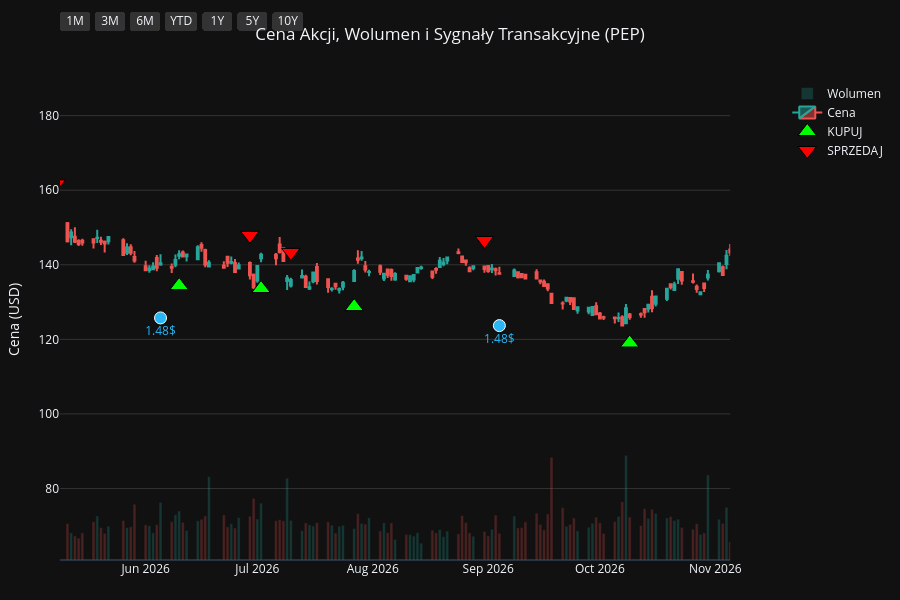
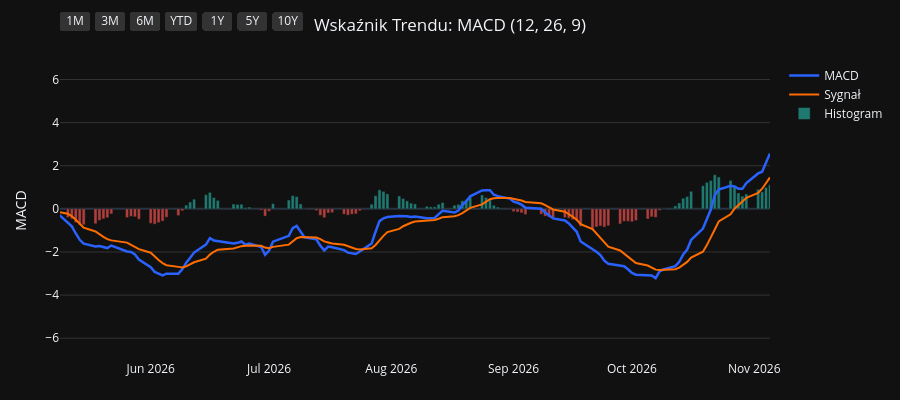
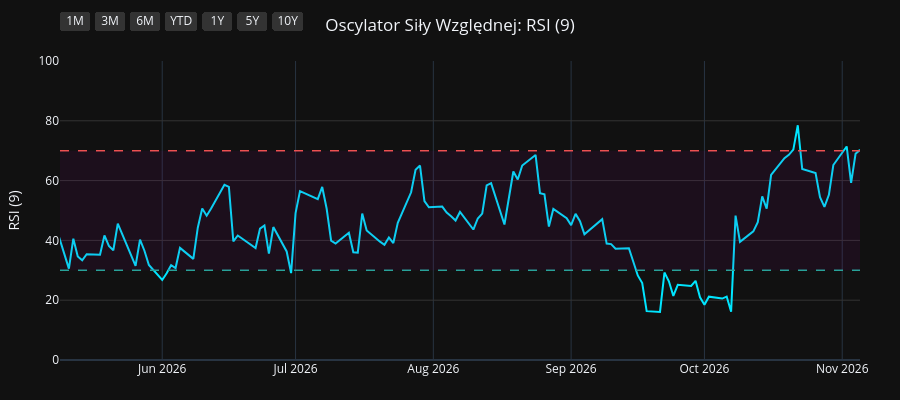
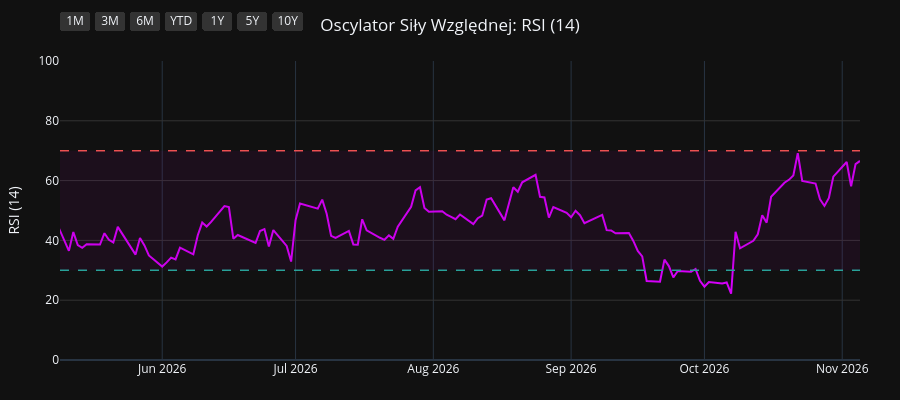

Notebook code cell kept with these figures, in order:
### Code cell
import os
import yfinance as yf
import pandas as pd
import pandas_ta as ta
import plotly.graph_objects as go
from plotly.subplots import make_subplots

# 1. Pobranie i przygotowanie danych
symbol = os.environ.get("STOCK_TICKER", "").strip().upper()
if not symbol:
    raise RuntimeError("Set STOCK_TICKER before running price_extractor.ipynb")
df = yf.Ticker(symbol).history(period="10y")
df.index = df.index.tz_localize(None)

# Wskaźniki i sygnały
df.ta.macd(fast=12, slow=26, signal=9, append=True)
df.ta.rsi(length=9, append=True)
df.ta.rsi(length=14, append=True)
df.ta.rsi(length=21, append=True)
df.dropna(inplace=True)

macd = df['MACD_12_26_9']
signal = df['MACDs_12_26_9']
wczorajszy_macd = macd.shift(1)
wczorajszy_signal = signal.shift(1)

df['Decyzja'] = 'BRAK'
df.loc[(macd > signal) & (wczorajszy_macd <= wczorajszy_signal), 'Decyzja'] = 'KUPUJ'
df.loc[(macd < signal) & (wczorajszy_macd >= wczorajszy_signal), 'Decyzja'] = 'SPRZEDAJ'

df_kupuj = df[df['Decyzja'] == 'KUPUJ']
df_sprzedaj = df[df['Decyzja'] == 'SPRZEDAJ']
df_dywidendy = df[df['Dividends'] > 0]
df_splity = df[df['Stock Splits'] > 0]

# Wspólna konfiguracja osi X
konfiguracja_osi_x = dict(
    type="date",
    showspikes=True, spikemode="across", spikesnap="cursor", spikedash="dot", spikecolor="#ffffff", spikethickness=1, hoverformat="%Y-%m-%d",
    rangeselector=dict(
        buttons=list([
            dict(count=1, label="1M", step="month", stepmode="backward"),
            dict(count=3, label="3M", step="month", stepmode="backward"),
            dict(count=6, label="6M", step="month", stepmode="backward"),
            dict(count=1, label="YTD", step="year", stepmode="todate"),
            dict(count=1, label="1Y", step="year", stepmode="backward"),
            dict(count=5, label="5Y", step="year", stepmode="backward"),
            dict(step="all", label="10Y")
        ]),
        bgcolor="#333333", activecolor="#2962ff", x=0, y=1.1
    )
)

# ==========================================
# WYKRES 1: CENA + WOLUMEN + SYGNAŁY
# ==========================================
fig1 = make_subplots(specs=[[{"secondary_y": True}]])

kolory_wolumenu = ['#26a69a' if row['Close'] >= row['Open'] else '#ef5350' for index, row in df.iterrows()]
fig1.add_trace(go.Bar(x=df.index, y=df['Volume'], marker_color=kolory_wolumenu, opacity=0.25, name='Wolumen'), secondary_y=True)
fig1.add_trace(go.Candlestick(x=df.index, open=df['Open'], high=df['High'], low=df['Low'], close=df['Close'], name='Cena', increasing_line_color='#26a69a', decreasing_line_color='#ef5350'), secondary_y=False)
fig1.add_trace(go.Scatter(x=df_kupuj.index, y=df_kupuj['Low'] * 0.95, customdata=df_kupuj[['Low', 'High']], mode='markers', marker=dict(symbol='triangle-up', size=16, color='#00ff00', line=dict(width=1, color='black')), name='KUPUJ', hovertemplate='KUPUJ<br>Najniższa: %{customdata[0]:.2f}<br>Najwyższa: %{customdata[1]:.2f}<extra></extra>'), secondary_y=False)
fig1.add_trace(go.Scatter(x=df_sprzedaj.index, y=df_sprzedaj['High'] * 1.05, customdata=df_sprzedaj[['Low', 'High']], mode='markers', marker=dict(symbol='triangle-down', size=16, color='#ff0000', line=dict(width=1, color='black')), name='SPRZEDAJ', hovertemplate='SPRZEDAJ<br>Najniższa: %{customdata[0]:.2f}<br>Najwyższa: %{customdata[1]:.2f}<extra></extra>'), secondary_y=False)

if not df_dywidendy.empty:
    fig1.add_trace(go.Scatter(x=df_dywidendy.index, y=df_dywidendy['Low'] * 0.90, mode='markers+text', marker=dict(symbol='circle', size=12, color='#29b6f6', line=dict(width=1, color='white')), text=df_dywidendy['Dividends'].apply(lambda x: f"{x}$"), textposition="bottom center", name='Dywidenda', showlegend=False, hovertemplate='Dywidenda: %{text}<extra></extra>', textfont=dict(color="#29b6f6")), secondary_y=False)
if not df_splity.empty:
                    fig1.add_trace(go.Scatter(x=df_splity.index, y=df_splity['High'], mode='markers+text', marker=dict(symbol='star', size=16, color='#ffee58', line=dict(width=1, color='black')), text=df_splity['Stock Splits'].apply(lambda x: f"{x:g}:1" if x >= 1 else f"1:{1 / x:g}"), textposition="top center", name='Split', hovertemplate='%{text}<extra></extra>', textfont=dict(color="#ffee58")), secondary_y=False)

fig1.update_layout(title=dict(text=f"Cena Akcji, Wolumen i Sygnały Transakcyjne ({symbol})", x=0.5, xanchor='center'), dragmode='pan', xaxis_rangeslider_visible=False, template='plotly_dark', height=600, hovermode='x unified', margin=dict(l=60, r=40, t=60, b=40))
fig1.update_xaxes(**konfiguracja_osi_x)
fig1.update_xaxes(range=[df.index.max() - pd.Timedelta(days=180), df.index.max()])
fig1.update_yaxes(title_text="Cena (USD)", secondary_y=False, gridcolor='#333333')
fig1.update_yaxes(range=[0, df['Volume'].max() * 4], showgrid=False, showticklabels=False, secondary_y=True)
fig1.show(config={'scrollZoom': True})

# ==========================================
# WYKRES 2: WSKAŹNIK MACD
# ==========================================
fig2 = go.Figure()
fig2.add_trace(go.Scatter(x=df.index, y=df['MACD_12_26_9'], line=dict(color='#2962ff', width=2.5), name='MACD'))
fig2.add_trace(go.Scatter(x=df.index, y=df['MACDs_12_26_9'], line=dict(color='#ff6d00', width=2), name='Sygnał'))
kolory_macd = ['#26a69a' if val >= 0 else '#ef5350' for val in df['MACDh_12_26_9']]
fig2.add_trace(go.Bar(x=df.index, y=df['MACDh_12_26_9'], marker_color=kolory_macd, name='Histogram', opacity=0.7))
fig2.update_layout(title=dict(text="Wskaźnik Trendu: MACD (12, 26, 9)", x=0.5, xanchor='center'), dragmode='pan', xaxis_rangeslider_visible=False, template='plotly_dark', height=400, hovermode='x unified', margin=dict(l=60, r=40, t=60, b=40))
fig2.update_xaxes(**konfiguracja_osi_x)
fig2.update_xaxes(range=[df.index.max() - pd.Timedelta(days=180), df.index.max()])
fig2.update_yaxes(title_text="MACD", gridcolor='#333333')
fig2.show(config={'scrollZoom': True})

# ==========================================
# WYKRES 3: OSCYLATOR RSI (9)
# ==========================================
fig3 = go.Figure()
fig3.add_trace(go.Scatter(x=df.index, y=df['RSI_9'], line=dict(color='#00e5ff', width=2), name='RSI (9)'))
fig3.add_hline(y=70, line_dash="dash", line_color="#ef5350", line_width=1.5)
fig3.add_hline(y=30, line_dash="dash", line_color="#26a69a", line_width=1.5)
fig3.add_hrect(y0=30, y1=70, line_width=0, fillcolor="purple", opacity=0.1)
fig3.update_layout(title=dict(text="Oscylator Siły Względnej: RSI (9)", x=0.5, xanchor='center'), dragmode='pan', xaxis_rangeslider_visible=False, template='plotly_dark', height=400, hovermode='x unified', margin=dict(l=60, r=40, t=60, b=40))
fig3.update_xaxes(**konfiguracja_osi_x)
fig3.update_xaxes(range=[df.index.max() - pd.Timedelta(days=180), df.index.max()])
fig3.update_yaxes(title_text="RSI (9)", range=[0, 100], gridcolor='#333333')
fig3.show(config={'scrollZoom': True})

# ==========================================
# WYKRES 4: OSCYLATOR RSI (14)
# ==========================================
fig4 = go.Figure()
fig4.add_trace(go.Scatter(x=df.index, y=df['RSI_14'], line=dict(color='#d500f9', width=2), name='RSI (14)'))
fig4.add_hline(y=70, line_dash="dash", line_color="#ef5350", line_width=1.5)
fig4.add_hline(y=30, line_dash="dash", line_color="#26a69a", line_width=1.5)
fig4.add_hrect(y0=30, y1=70, line_width=0, fillcolor="purple", opacity=0.1)
fig4.update_layout(title=dict(text="Oscylator Siły Względnej: RSI (14)", x=0.5, xanchor='center'), dragmode='pan', xaxis_rangeslider_visible=False, template='plotly_dark', height=400, hovermode='x unified', margin=dict(l=60, r=40, t=60, b=40))
fig4.update_xaxes(**konfiguracja_osi_x)
fig4.update_xaxes(range=[df.index.max() - pd.Timedelta(days=180), df.index.max()])
fig4.update_yaxes(title_text="RSI (14)", range=[0, 100], gridcolor='#333333')
fig4.show(config={'scrollZoom': True})

# ==========================================
# WYKRES 5: OSCYLATOR RSI (21)
# ==========================================
fig5 = go.Figure()
fig5.add_trace(go.Scatter(x=df.index, y=df['RSI_21'], line=dict(color='#64dd17', width=2), name='RSI (21)'))
fig5.add_hline(y=70, line_dash="dash", line_color="#ef5350", line_width=1.5)
fig5.add_hline(y=30, line_dash="dash", line_color="#26a69a", line_width=1.5)
fig5.add_hrect(y0=30, y1=70, line_width=0, fillcolor="purple", opacity=0.1)
fig5.update_layout(title=dict(text="Oscylator Siły Względnej: RSI (21)", x=0.5, xanchor='center'), dragmode='pan', xaxis_rangeslider_visible=False, template='plotly_dark', height=400, hovermode='x unified', margin=dict(l=60, r=40, t=60, b=40))
fig5.update_xaxes(**konfiguracja_osi_x)
fig5.update_xaxes(range=[df.index.max() - pd.Timedelta(days=180), df.index.max()])
fig5.update_yaxes(title_text="RSI (21)", range=[0, 100], gridcolor='#333333')
fig5.show(config={'scrollZoom': True})

### Figure 1 — Plotly figure (JSON) as saved in the notebook; plotly's stock layout.template omitted (floating-point values rounded to 4 significant figures; data arrays with more than 128 entries replaced by an {"elided": "..."} marker saying what was removed)
{"data": [{"marker": {"color": {"elided": "2480 str values"}}, "name": "Wolumen", "opacity": 0.25, "type": "bar", "x": {"elided": "2480 str values"}, "xaxis": "x", "y": {"elided": "2480 int values"}, "yaxis": "y2"}, {"close": {"elided": "2480 float values"}, "decreasing": {"line": {"color": "#ef5350"}}, "high": {"elided": "2480 float values"}, "increasing": {"line": {"color": "#26a69a"}}, "low": {"elided": "2480 float values"}, "name": "Cena", "open": {"elided": "2480 float values"}, "type": "candlestick", "x": {"elided": "2480 str values"}, "xaxis": "x", "yaxis": "y"}, {"customdata": {"elided": "95x2 float values"}, "hovertemplate": "KUPUJ<br>Najniższa: %{customdata[0]:.2f}<br>Najwyższa: %{customdata[1]:.2f}<extra></extra>", "marker": {"color": "#00ff00", "line": {"color": "black", "width": 1}, "size": 16, "symbol": "triangle-up"}, "mode": "markers", "name": "KUPUJ", "type": "scatter", "x": ["2017-01-24T00:00:00", "2017-03-21T00:00:00", "2017-04-18T00:00:00", "2017-04-24T00:00:00", "2017-05-17T00:00:00", "2017-07-20T00:00:00", "2017-09-07T00:00:00", "2017-10-11T00:00:00", "2017-11-08T00:00:00", "2017-12-15T00:00:00", "2018-01-19T00:00:00", "2018-02-28T00:00:00", "2018-04-04T00:00:00", "2018-05-16T00:00:00", "2018-07-10T00:00:00", "2018-09-07T00:00:00", "2018-10-18T00:00:00", "2018-11-30T00:00:00", "2019-01-08T00:00:00", "2019-01-15T00:00:00", "2019-03-20T00:00:00", "2019-04-17T00:00:00", "2019-05-16T00:00:00", "2019-06-06T00:00:00", "2019-06-20T00:00:00", "2019-08-13T00:00:00", "2019-10-04T00:00:00", "2019-11-20T00:00:00", "2020-01-15T00:00:00", "2020-03-27T00:00:00", "2020-05-15T00:00:00", "2020-06-05T00:00:00", "2020-06-18T00:00:00", "2020-07-01T00:00:00", "2020-08-28T00:00:00", "2020-09-29T00:00:00", "2020-11-10T00:00:00", "2020-12-30T00:00:00", "2021-02-05T00:00:00", "2021-03-05T00:00:00", "2021-04-20T00:00:00", "2021-05-24T00:00:00", "2021-06-03T00:00:00", "2021-06-15T00:00:00", "2021-07-01T00:00:00", "2021-08-19T00:00:00", "2021-09-03T00:00:00", "2021-10-07T00:00:00", "2021-12-06T00:00:00", "2022-03-17T00:00:00", "2022-04-28T00:00:00", "2022-05-17T00:00:00", "2022-05-27T00:00:00", "2022-06-23T00:00:00", "2022-07-27T00:00:00", "2022-08-12T00:00:00", "2022-10-12T00:00:00", "2022-11-10T00:00:00", "2022-11-21T00:00:00", "2023-02-02T00:00:00", "2023-03-15T00:00:00", "2023-04-25T00:00:00", "2023-06-15T00:00:00", "2023-07-13T00:00:00", "2023-08-29T00:00:00", "2023-09-08T00:00:00", "2023-10-19T00:00:00", "2023-12-13T00:00:00", "2023-12-28T00:00:00", "2024-01-29T00:00:00", "2024-03-14T00:00:00", "2024-04-19T00:00:00", "2024-06-24T00:00:00", "2024-07-11T00:00:00", "2024-08-20T00:00:00", "2024-09-04T00:00:00", "2024-10-10T00:00:00", "2024-11-25T00:00:00", "2025-01-17T00:00:00", "2025-02-20T00:00:00", "2025-04-01T00:00:00", "2025-05-15T00:00:00", "2025-06-27T00:00:00", "2025-08-12T00:00:00", "2025-10-02T00:00:00", "2025-10-09T00:00:00", "2025-11-17T00:00:00", "2025-12-10T00:00:00", "2026-01-14T00:00:00", "2026-04-01T00:00:00", "2026-04-28T00:00:00", "2026-06-10T00:00:00", "2026-07-02T00:00:00", "2026-07-27T00:00:00", "2026-10-09T00:00:00"], "xaxis": "x", "y": [72.86, 78.8, 80.16, 80.52, 80.11, 81.93, 83.42, 79.39, 79.2, 85.49, 85.62, 79.16, 77.97, 70.2, 80.48, 82.5, 79.57, 87.39, 81.59, 79.59, 88.22, 93.09, 96.79, 98.86, 101.0, 96.88, 104.9, 101.7, 105.0, 91.21, 102.6, 101.9, 101.8, 102.8, 106.9, 107.6, 106.9, 116.2, 110.4, 102.9, 114.6, 117.1, 117.3, 118.8, 118.7, 125.0, 125.9, 125.6, 134.8, 130.4, 142.3, 141.3, 139.3, 134.5, 139.4, 144.6, 138.3, 148.2, 151.1, 140.7, 145.6, 156.6, 155.4, 155.1, 151.5, 149.7, 136.7, 144.4, 144.9, 143.8, 142.1, 148.7, 145.8, 137.9, 150.5, 153.8, 150.5, 142.4, 130.5, 128.5, 133.0, 115.2, 115.8, 130.9, 129.1, 126.5, 132.6, 135.5, 132.0, 142.6, 144.5, 134.4, 133.6, 128.8, 119.0], "yaxis": "y"}, {"customdata": {"elided": "95x2 float values"}, "hovertemplate": "SPRZEDAJ<br>Najniższa: %{customdata[0]:.2f}<br>Najwyższa: %{customdata[1]:.2f}<extra></extra>", "marker": {"color": "#ff0000", "line": {"color": "black", "width": 1}, "size": 16, "symbol": "triangle-down"}, "mode": "markers", "name": "SPRZEDAJ", "type": "scatter", "x": ["2016-12-28T00:00:00", "2017-03-08T00:00:00", "2017-03-27T00:00:00", "2017-04-21T00:00:00", "2017-04-26T00:00:00", "2017-06-09T00:00:00", "2017-08-24T00:00:00", "2017-09-08T00:00:00", "2017-10-27T00:00:00", "2017-12-13T00:00:00", "2017-12-18T00:00:00", "2018-01-31T00:00:00", "2018-03-22T00:00:00", "2018-04-19T00:00:00", "2018-07-09T00:00:00", "2018-07-26T00:00:00", "2018-09-25T00:00:00", "2018-11-21T00:00:00", "2018-12-06T00:00:00", "2019-01-09T00:00:00", "2019-03-08T00:00:00", "2019-04-05T00:00:00", "2019-05-02T00:00:00", "2019-05-23T00:00:00", "2019-06-19T00:00:00", "2019-06-25T00:00:00", "2019-09-16T00:00:00", "2019-10-11T00:00:00", "2019-12-26T00:00:00", "2020-02-19T00:00:00", "2020-04-30T00:00:00", "2020-05-19T00:00:00", "2020-06-11T00:00:00", "2020-06-22T00:00:00", "2020-08-05T00:00:00", "2020-09-08T00:00:00", "2020-10-22T00:00:00", "2020-12-10T00:00:00", "2021-01-04T00:00:00", "2021-02-11T00:00:00", "2021-04-14T00:00:00", "2021-04-26T00:00:00", "2021-05-27T00:00:00", "2021-06-08T00:00:00", "2021-06-16T00:00:00", "2021-08-02T00:00:00", "2021-08-24T00:00:00", "2021-09-07T00:00:00", "2021-11-11T00:00:00", "2022-01-07T00:00:00", "2022-04-26T00:00:00", "2022-04-29T00:00:00", "2022-05-18T00:00:00", "2022-06-01T00:00:00", "2022-07-20T00:00:00", "2022-08-09T00:00:00", "2022-08-23T00:00:00", "2022-11-09T00:00:00", "2022-11-11T00:00:00", "2022-12-06T00:00:00", "2023-03-01T00:00:00", "2023-04-21T00:00:00", "2023-05-16T00:00:00", "2023-07-11T00:00:00", "2023-08-01T00:00:00", "2023-09-05T00:00:00", "2023-09-25T00:00:00", "2023-12-08T00:00:00", "2023-12-15T00:00:00", "2024-01-09T00:00:00", "2024-02-14T00:00:00", "2024-04-04T00:00:00", "2024-05-23T00:00:00", "2024-07-01T00:00:00", "2024-08-12T00:00:00", "2024-08-28T00:00:00", "2024-09-17T00:00:00", "2024-10-25T00:00:00", "2024-12-16T00:00:00", "2025-02-06T00:00:00", "2025-03-12T00:00:00", "2025-04-04T00:00:00", "2025-06-26T00:00:00", "2025-07-31T00:00:00", "2025-08-25T00:00:00", "2025-10-06T00:00:00", "2025-10-29T00:00:00", "2025-12-09T00:00:00", "2025-12-22T00:00:00", "2026-02-19T00:00:00", "2026-04-27T00:00:00", "2026-05-08T00:00:00", "2026-06-29T00:00:00", "2026-07-10T00:00:00", "2026-08-31T00:00:00"], "xaxis": "x", "y": [81.56, 85.42, 87.73, 88.91, 88.88, 91.36, 92.28, 92.27, 87.81, 94.3, 95.52, 96.32, 88.13, 85.94, 88.64, 94.8, 92.19, 95.58, 96.74, 91.38, 96.6, 101.1, 106.0, 108.8, 111.6, 112.6, 115.0, 116.9, 116.6, 124.3, 113.8, 115.1, 116.4, 113.4, 118.9, 120.2, 121.6, 127.8, 129.1, 120.7, 125.6, 128.3, 131.0, 131.1, 132.4, 139.3, 139.9, 140.0, 146.4, 157.0, 158.7, 160.5, 157.3, 152.3, 155.4, 159.6, 163.0, 166.1, 166.6, 170.1, 159.2, 173.2, 180.7, 172.8, 176.5, 165.7, 165.3, 158.7, 160.0, 159.4, 160.1, 164.3, 174.0, 160.1, 166.7, 169.5, 173.0, 169.1, 155.6, 143.9, 147.8, 153.1, 129.1, 141.5, 148.7, 143.1, 150.0, 150.4, 151.8, 168.2, 161.0, 161.7, 147.9, 143.3, 146.5], "yaxis": "y"}, {"hovertemplate": "Dywidenda: %{text}<extra></extra>", "marker": {"color": "#29b6f6", "line": {"color": "white", "width": 1}, "size": 12, "symbol": "circle"}, "mode": "markers+text", "name": "Dywidenda", "showlegend": false, "text": ["0.753$", "0.805$", "0.805$", "0.805$", "0.805$", "0.928$", "0.928$", "0.928$", "0.928$", "0.955$", "0.955$", "0.955$", "0.955$", "1.023$", "1.023$", "1.023$", "1.023$", "1.075$", "1.075$", "1.075$", "1.075$", "1.15$", "1.15$", "1.15$", "1.15$", "1.265$", "1.265$", "1.265$", "1.265$", "1.355$", "1.355$", "1.355$", "1.355$", "1.423$", "1.423$", "1.423$", "1.423$", "1.48$", "1.48$"], "textfont": {"color": "#29b6f6"}, "textposition": "bottom center", "type": "scatter", "x": ["2017-03-01T00:00:00", "2017-05-31T00:00:00", "2017-08-30T00:00:00", "2017-11-30T00:00:00", "2018-03-01T00:00:00", "2018-05-31T00:00:00", "2018-09-06T00:00:00", "2018-12-06T00:00:00", "2019-02-28T00:00:00", "2019-06-06T00:00:00", "2019-09-05T00:00:00", "2019-12-05T00:00:00", "2020-03-05T00:00:00", "2020-06-04T00:00:00", "2020-09-03T00:00:00", "2020-12-03T00:00:00", "2021-03-04T00:00:00", "2021-06-03T00:00:00", "2021-09-02T00:00:00", "2021-12-02T00:00:00", "2022-03-03T00:00:00", "2022-06-02T00:00:00", "2022-09-01T00:00:00", "2022-12-01T00:00:00", "2023-03-02T00:00:00", "2023-06-01T00:00:00", "2023-08-31T00:00:00", "2023-11-30T00:00:00", "2024-02-29T00:00:00", "2024-06-07T00:00:00", "2024-09-06T00:00:00", "2024-12-06T00:00:00", "2025-03-07T00:00:00", "2025-06-06T00:00:00", "2025-09-05T00:00:00", "2025-12-05T00:00:00", "2026-03-06T00:00:00", "2026-06-05T00:00:00", "2026-09-04T00:00:00"], "xaxis": "x", "y": [73.11, 78.81, 78.03, 79.37, 73.87, 69.28, 78.11, 80.6, 81.34, 93.66, 97.91, 98.4, 100.1, 96.07, 102.7, 107.1, 96.83, 111.1, 119.3, 123.1, 126.3, 127.0, 133.8, 145.7, 135.2, 145.0, 143.6, 134.1, 135.2, 141.1, 147.4, 132.4, 129.4, 110.8, 125.7, 126.2, 137.5, 125.7, 123.7], "yaxis": "y"}], "layout": {"dragmode": "pan", "height": 600, "hovermode": "x unified", "margin": {"b": 40, "l": 60, "r": 40, "t": 60}, "title": {"text": "Cena Akcji, Wolumen i Sygnały Transakcyjne (PEP)", "x": 0.5, "xanchor": "center"}, "xaxis": {"anchor": "y", "domain": [0.0, 0.94], "hoverformat": "%Y-%m-%d", "range": ["2026-05-09T00:00:00", "2026-11-05T00:00:00"], "rangeselector": {"activecolor": "#2962ff", "bgcolor": "#333333", "buttons": [{"count": 1, "label": "1M", "step": "month", "stepmode": "backward"}, {"count": 3, "label": "3M", "step": "month", "stepmode": "backward"}, {"count": 6, "label": "6M", "step": "month", "stepmode": "backward"}, {"count": 1, "label": "YTD", "step": "year", "stepmode": "todate"}, {"count": 1, "label": "1Y", "step": "year", "stepmode": "backward"}, {"count": 5, "label": "5Y", "step": "year", "stepmode": "backward"}, {"label": "10Y", "step": "all"}], "x": 0, "y": 1.1}, "rangeslider": {"visible": false}, "showspikes": true, "spikecolor": "#ffffff", "spikedash": "dot", "spikemode": "across", "spikesnap": "cursor", "spikethickness": 1, "type": "date"}, "yaxis": {"anchor": "x", "domain": [0.0, 1.0], "gridcolor": "#333333", "title": {"text": "Cena (USD)"}}, "yaxis2": {"anchor": "x", "overlaying": "y", "range": [0, 110238800], "showgrid": false, "showticklabels": false, "side": "right"}}}

### Figure 2 — Plotly figure (JSON) as saved in the notebook; plotly's stock layout.template omitted (floating-point values rounded to 4 significant figures; data arrays with more than 128 entries replaced by an {"elided": "..."} marker saying what was removed)
{"data": [{"line": {"color": "#2962ff", "width": 2.5}, "name": "MACD", "type": "scatter", "x": {"elided": "2480 str values"}, "y": {"elided": "2480 float values"}}, {"line": {"color": "#ff6d00", "width": 2}, "name": "Sygnał", "type": "scatter", "x": {"elided": "2480 str values"}, "y": {"elided": "2480 float values"}}, {"marker": {"color": {"elided": "2480 str values"}}, "name": "Histogram", "opacity": 0.7, "type": "bar", "x": {"elided": "2480 str values"}, "y": {"elided": "2480 float values"}}], "layout": {"dragmode": "pan", "height": 400, "hovermode": "x unified", "margin": {"b": 40, "l": 60, "r": 40, "t": 60}, "title": {"text": "Wskaźnik Trendu: MACD (12, 26, 9)", "x": 0.5, "xanchor": "center"}, "xaxis": {"hoverformat": "%Y-%m-%d", "range": ["2026-05-09T00:00:00", "2026-11-05T00:00:00"], "rangeselector": {"activecolor": "#2962ff", "bgcolor": "#333333", "buttons": [{"count": 1, "label": "1M", "step": "month", "stepmode": "backward"}, {"count": 3, "label": "3M", "step": "month", "stepmode": "backward"}, {"count": 6, "label": "6M", "step": "month", "stepmode": "backward"}, {"count": 1, "label": "YTD", "step": "year", "stepmode": "todate"}, {"count": 1, "label": "1Y", "step": "year", "stepmode": "backward"}, {"count": 5, "label": "5Y", "step": "year", "stepmode": "backward"}, {"label": "10Y", "step": "all"}], "x": 0, "y": 1.1}, "rangeslider": {"visible": false}, "showspikes": true, "spikecolor": "#ffffff", "spikedash": "dot", "spikemode": "across", "spikesnap": "cursor", "spikethickness": 1, "type": "date"}, "yaxis": {"gridcolor": "#333333", "title": {"text": "MACD"}}}}

### Figure 3 — Plotly figure (JSON) as saved in the notebook; plotly's stock layout.template omitted (floating-point values rounded to 4 significant figures; data arrays with more than 128 entries replaced by an {"elided": "..."} marker saying what was removed)
{"data": [{"line": {"color": "#00e5ff", "width": 2}, "name": "RSI (9)", "type": "scatter", "x": {"elided": "2480 str values"}, "y": {"elided": "2480 float values"}}], "layout": {"dragmode": "pan", "height": 400, "hovermode": "x unified", "margin": {"b": 40, "l": 60, "r": 40, "t": 60}, "shapes": [{"line": {"color": "#ef5350", "dash": "dash", "width": 1.5}, "type": "line", "x0": 0, "x1": 1, "xref": "x domain", "y0": 70, "y1": 70, "yref": "y"}, {"line": {"color": "#26a69a", "dash": "dash", "width": 1.5}, "type": "line", "x0": 0, "x1": 1, "xref": "x domain", "y0": 30, "y1": 30, "yref": "y"}, {"fillcolor": "purple", "line": {"width": 0}, "opacity": 0.1, "type": "rect", "x0": 0, "x1": 1, "xref": "x domain", "y0": 30, "y1": 70, "yref": "y"}], "title": {"text": "Oscylator Siły Względnej: RSI (9)", "x": 0.5, "xanchor": "center"}, "xaxis": {"hoverformat": "%Y-%m-%d", "range": ["2026-05-09T00:00:00", "2026-11-05T00:00:00"], "rangeselector": {"activecolor": "#2962ff", "bgcolor": "#333333", "buttons": [{"count": 1, "label": "1M", "step": "month", "stepmode": "backward"}, {"count": 3, "label": "3M", "step": "month", "stepmode": "backward"}, {"count": 6, "label": "6M", "step": "month", "stepmode": "backward"}, {"count": 1, "label": "YTD", "step": "year", "stepmode": "todate"}, {"count": 1, "label": "1Y", "step": "year", "stepmode": "backward"}, {"count": 5, "label": "5Y", "step": "year", "stepmode": "backward"}, {"label": "10Y", "step": "all"}], "x": 0, "y": 1.1}, "rangeslider": {"visible": false}, "showspikes": true, "spikecolor": "#ffffff", "spikedash": "dot", "spikemode": "across", "spikesnap": "cursor", "spikethickness": 1, "type": "date"}, "yaxis": {"gridcolor": "#333333", "range": [0, 100], "title": {"text": "RSI (9)"}}}}

### Figure 4 — Plotly figure (JSON) as saved in the notebook; plotly's stock layout.template omitted (floating-point values rounded to 4 significant figures; data arrays with more than 128 entries replaced by an {"elided": "..."} marker saying what was removed)
{"data": [{"line": {"color": "#d500f9", "width": 2}, "name": "RSI (14)", "type": "scatter", "x": {"elided": "2480 str values"}, "y": {"elided": "2480 float values"}}], "layout": {"dragmode": "pan", "height": 400, "hovermode": "x unified", "margin": {"b": 40, "l": 60, "r": 40, "t": 60}, "shapes": [{"line": {"color": "#ef5350", "dash": "dash", "width": 1.5}, "type": "line", "x0": 0, "x1": 1, "xref": "x domain", "y0": 70, "y1": 70, "yref": "y"}, {"line": {"color": "#26a69a", "dash": "dash", "width": 1.5}, "type": "line", "x0": 0, "x1": 1, "xref": "x domain", "y0": 30, "y1": 30, "yref": "y"}, {"fillcolor": "purple", "line": {"width": 0}, "opacity": 0.1, "type": "rect", "x0": 0, "x1": 1, "xref": "x domain", "y0": 30, "y1": 70, "yref": "y"}], "title": {"text": "Oscylator Siły Względnej: RSI (14)", "x": 0.5, "xanchor": "center"}, "xaxis": {"hoverformat": "%Y-%m-%d", "range": ["2026-05-09T00:00:00", "2026-11-05T00:00:00"], "rangeselector": {"activecolor": "#2962ff", "bgcolor": "#333333", "buttons": [{"count": 1, "label": "1M", "step": "month", "stepmode": "backward"}, {"count": 3, "label": "3M", "step": "month", "stepmode": "backward"}, {"count": 6, "label": "6M", "step": "month", "stepmode": "backward"}, {"count": 1, "label": "YTD", "step": "year", "stepmode": "todate"}, {"count": 1, "label": "1Y", "step": "year", "stepmode": "backward"}, {"count": 5, "label": "5Y", "step": "year", "stepmode": "backward"}, {"label": "10Y", "step": "all"}], "x": 0, "y": 1.1}, "rangeslider": {"visible": false}, "showspikes": true, "spikecolor": "#ffffff", "spikedash": "dot", "spikemode": "across", "spikesnap": "cursor", "spikethickness": 1, "type": "date"}, "yaxis": {"gridcolor": "#333333", "range": [0, 100], "title": {"text": "RSI (14)"}}}}
